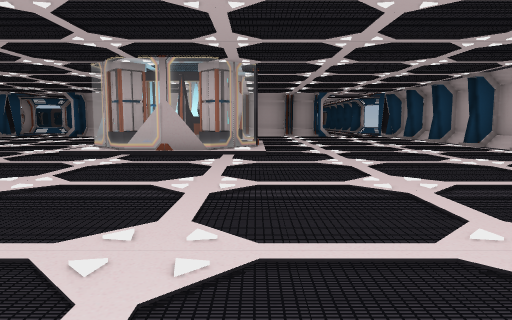
[1] (above)

18 first-person views from a walk through a 3-D level made in the Unity game engine. The camera is 1.3 m above the floor, tilts 6° down and sees 70° across. The floor is counted in squares, 2 m on a side. Each view is taken from the middle of a square. On the plan, view 1 faces up. The plan holds only what a view shows up to about 11 squares ahead; the rest is blank. The place goes on beyond the plan. The player is left out.

[2]
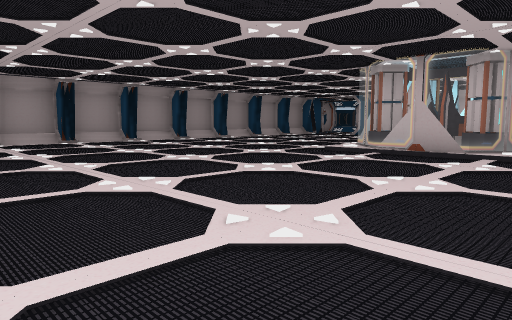

[3]
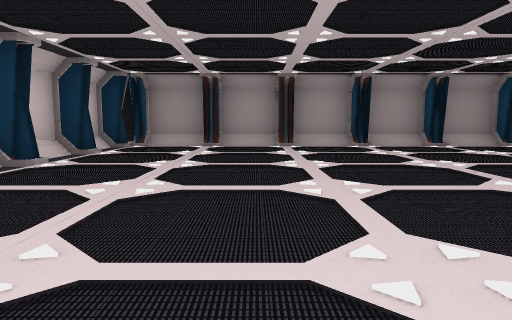

[4]
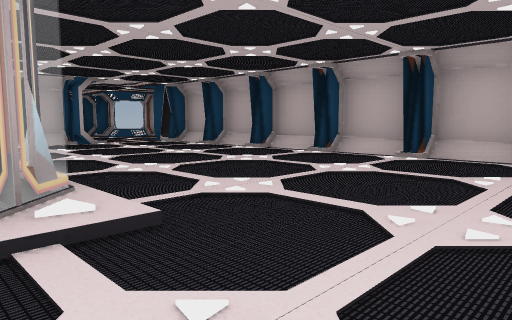

[5]
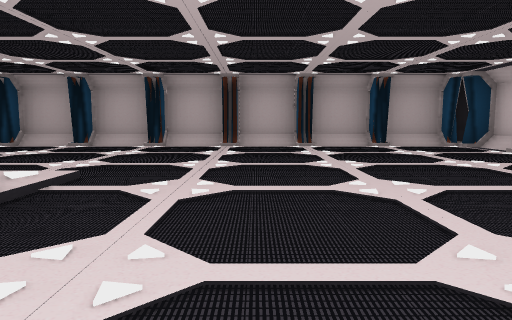

[6]
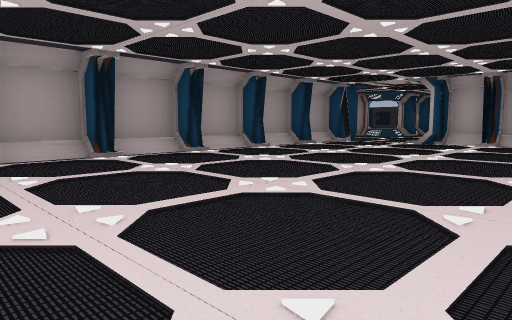

[7]
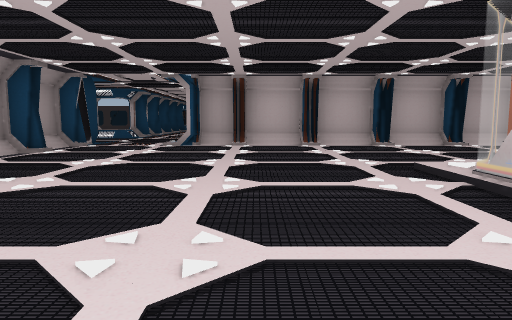

[8]
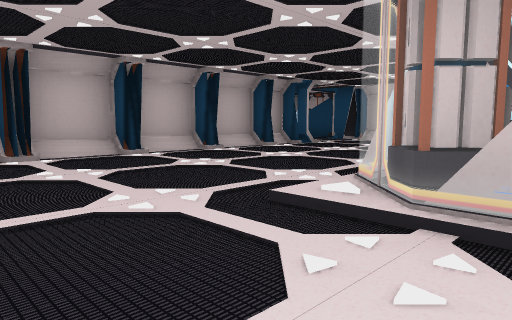

[9]
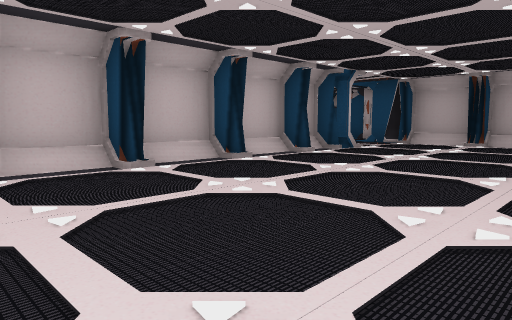

[10]
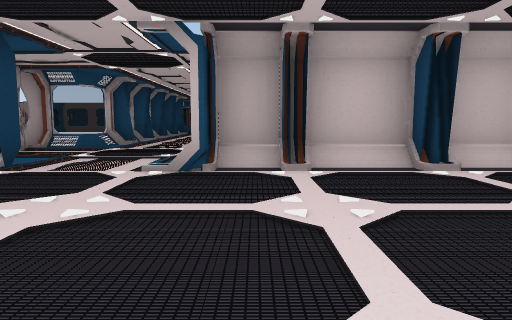

[11]
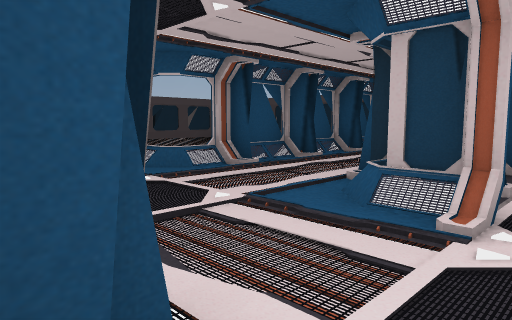

[12]
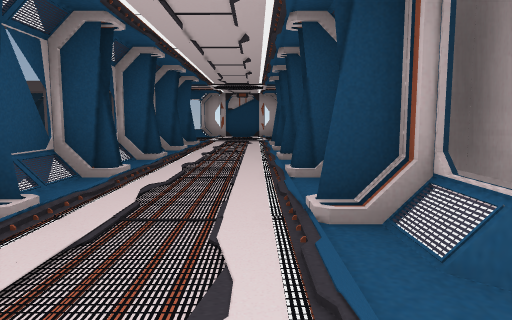

[13]
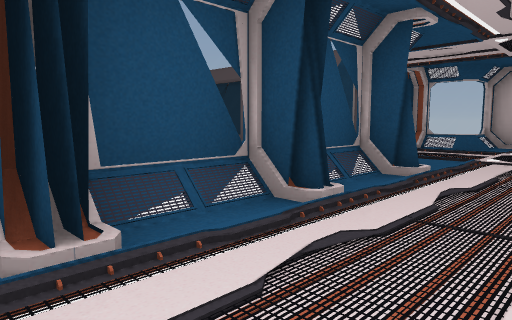

[14]
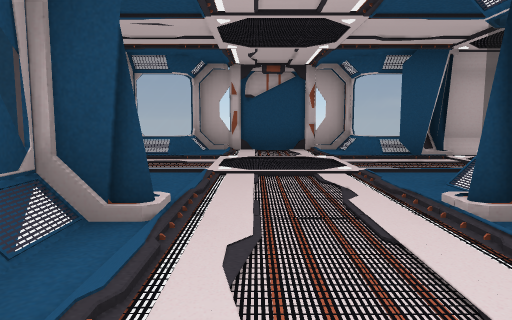

[15]
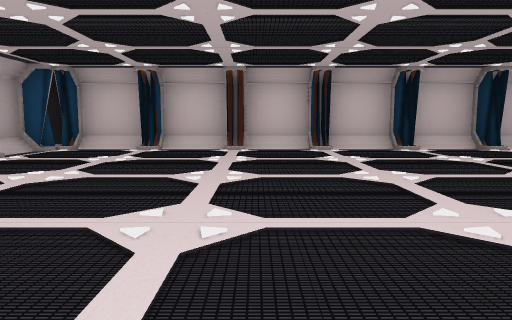

[16]
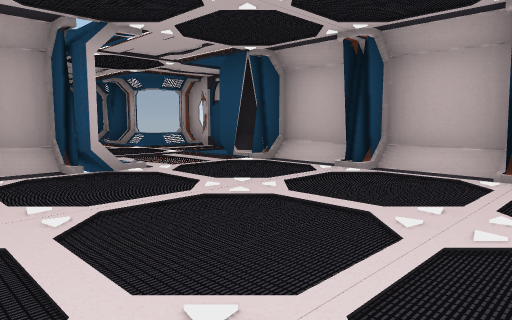

[17]
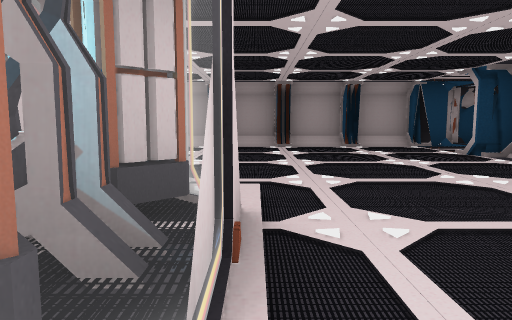

[18]
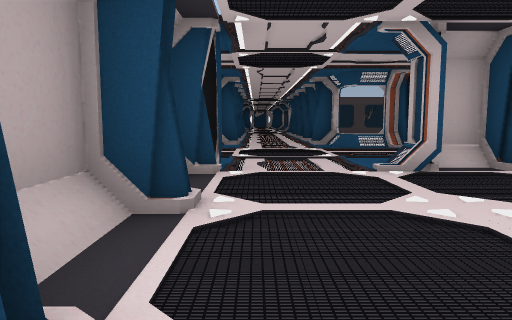

### Floor plan
Key: @ floor where view 1 was taken; # wall or solid block; . main floor; : floor 0.5 m higher than the main floor; / step, stairs or slope; = window, fence, low wall or low ledge; ^ raised ledge; O other object.
Columns run from 13 left of view 1 to 8 right of it. Each row starts with its distance up from view 1.
 22  ##..##         #  =#
 21 ##=..=##        = ./#
 20 #......######### ...#O
 19 O....................O
 18 O /..////////////..//O
 17   =..//########:=../=#
 16  ##..==########==..##
 15  #/................/#
 14  ##................##
 13  #/................/#
 12  ##................##
 11  #/......//=//...../#
 10  ##....../=#==.....##
  9  #/....../##^#...../#
  8  ##....../====.....##
  7  #/....../////...../#
  6  ##................##
  5  #/................/#
  4  ##................##
  3  #/................/#
  2  ##................##
  1  #/................/#
  0  ##..........@.....##
 -1   ##################

Where each view was taken, in squares from view 1:
view 1: 0 up, 0 right, facing up
view 2: 0 up, 1 right, facing up-left
view 3: 3 up, 1 left, facing left
view 4: 5 up, 1 left, facing up-right
view 5: 5 up, 4 left, facing right
view 6: 5 up, 4 left, facing up-left
view 7: 6 up, 6 left, facing up
view 8: 9 up, 6 left, facing up-right
view 9: 11 up, 5 left, facing up-right
view 10: 11 up, 7 left, facing up
view 11: 15 up, 11 left, facing up-right
view 12: 18 up, 9 left, facing right
view 13: 18 up, 3 left, facing up-right
view 14: 19 up, 1 left, facing right
view 15: 8 up, 1 right, facing down
view 16: 11 up, 1 right, facing up-right
view 17: 11 up, 0 right, facing left
view 18: 11 up, 10 left, facing up
